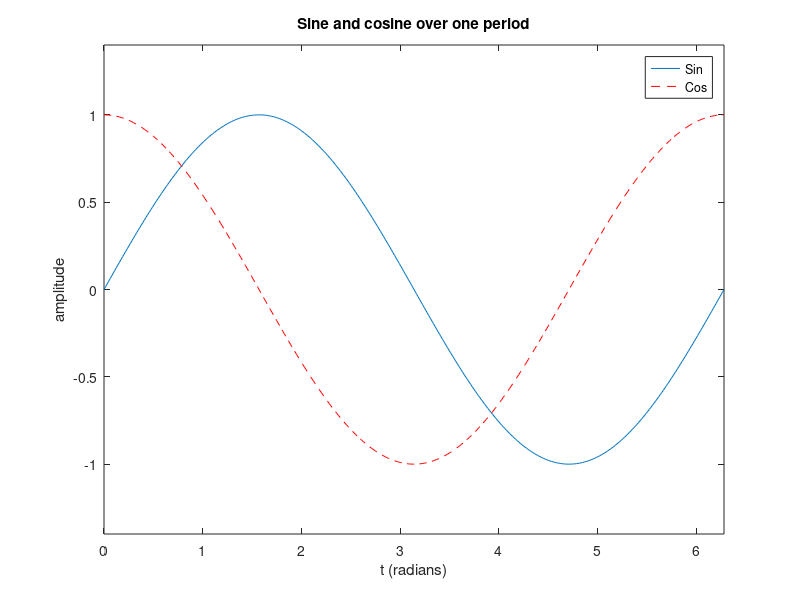

This chart was generated by the following MATLAB code:
%% Coding Assignment III - twoLinePlot.m (reference solution)
% Plot a sine and a cosine wave over one period on the same axes.

figure                                  % a fresh figure
t = linspace(0, 2*pi, 400);             % smooth time vector, one period

plot(t, sin(t));                        % sine, default blue line
hold on                                 % keep existing lines
plot(t, cos(t), 'r--');                 % cosine, red dashed line
hold off

xlabel('t (radians)');
ylabel('amplitude');
title('Sine and cosine over one period');
legend('Sin', 'Cos');

xlim([0 2*pi]);                         % tidy the axes
ylim([-1.4 1.4]);
